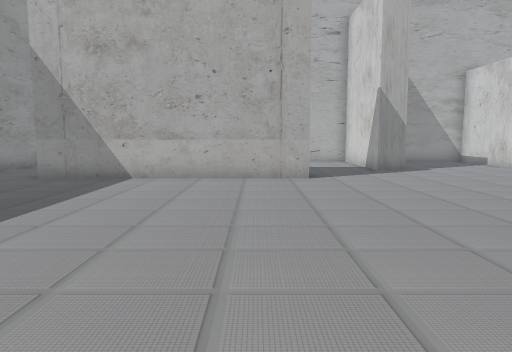
view 1 (above)

16 first-person views from a walk through a scene from a Unity 3-D project. The camera is 1.2 m above the floor, tilts 6° down and sees 70° across. The floor is counted in squares, 1 m on a side. Each view is taken from the middle of a square. On the plan, view 1 faces up. The plan holds only what a view shows up to about 15 squares ahead; the rest is blank. The place goes on beyond the plan.

view 2
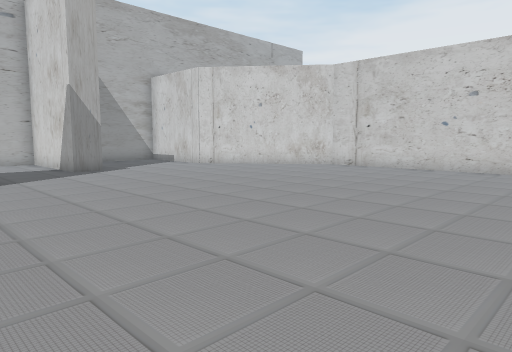

view 3
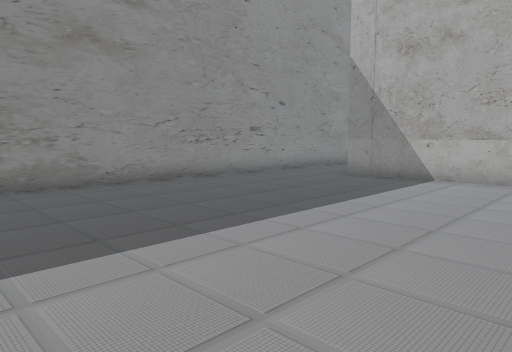

view 4
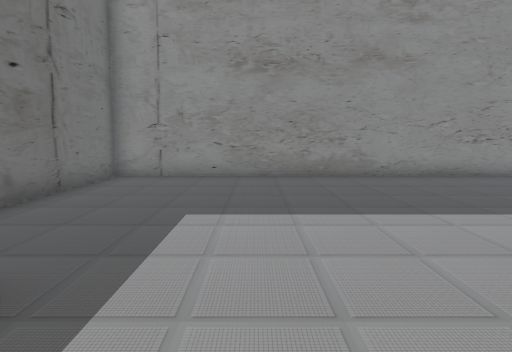

view 5
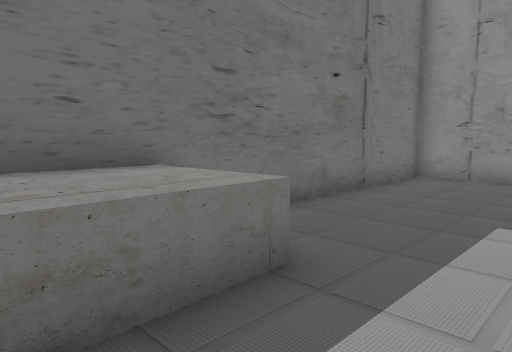

view 6
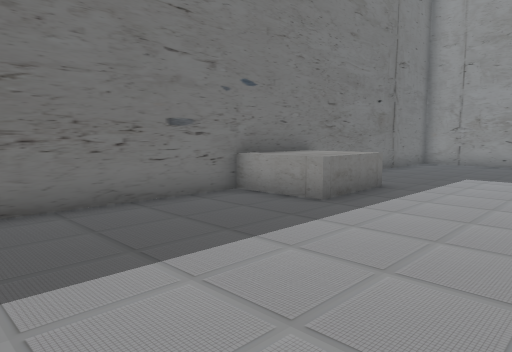

view 7
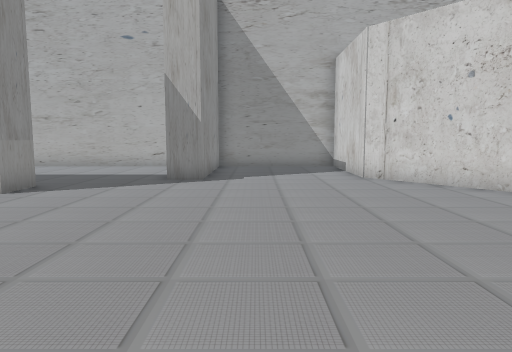

view 8
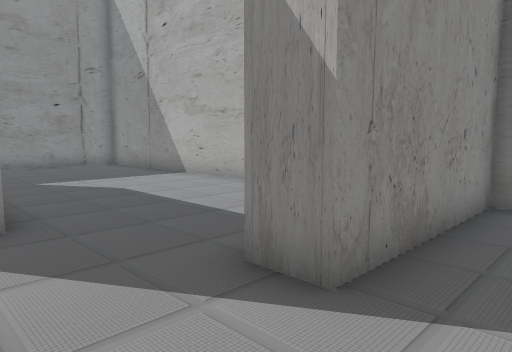

view 9
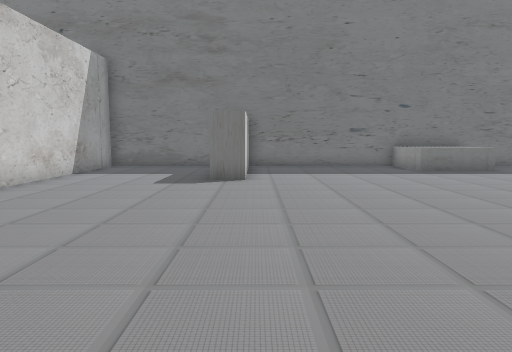

view 10
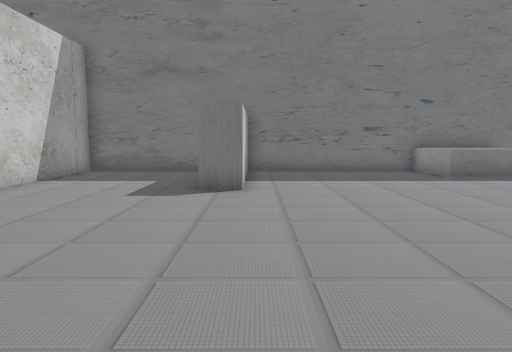

view 11
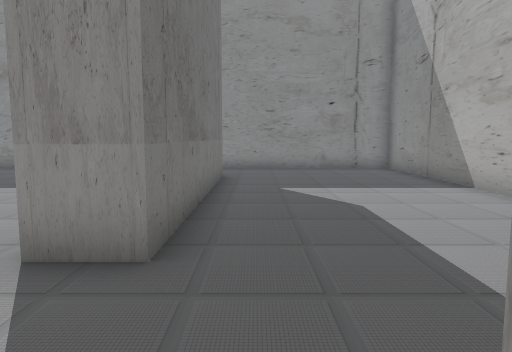

view 12
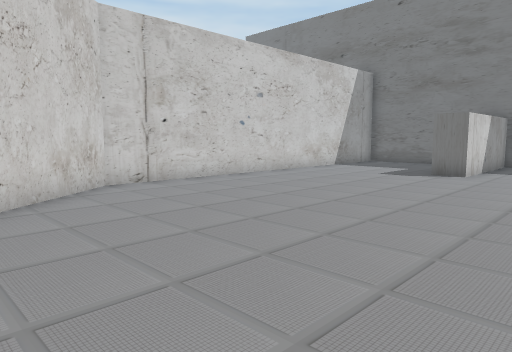

view 13
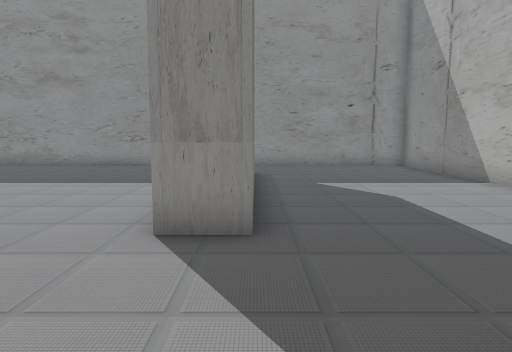

view 14
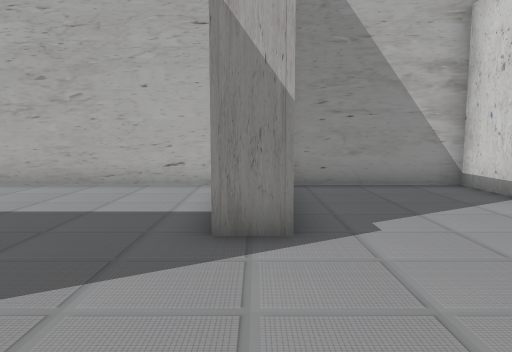

view 15
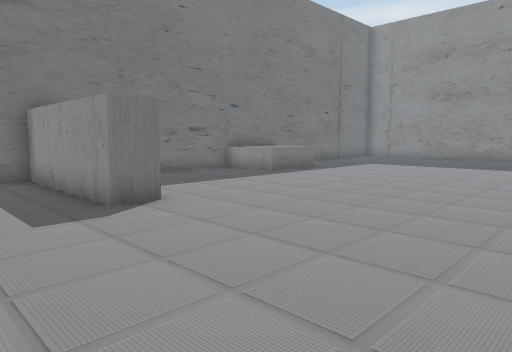

view 16
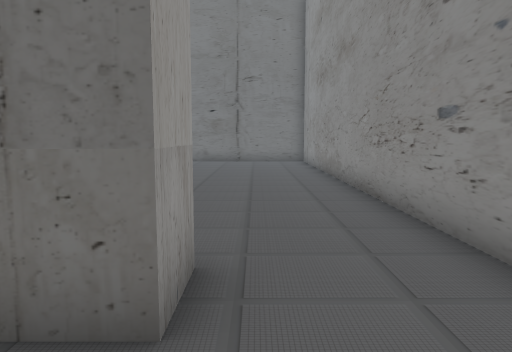

### Floor plan
Points are (right, up) in squares from view 1. A wall is a line through its corners. A room is listed if a view was taken in it or the views show most of it. See-through windows are left out.
Room 1 (views 1, 2, 3, 4, 5, 6, 7, 8, 9, 10, 11, 12, 13, 14, 15, 16)
walls: (1.6, 10.7) (-6.4, 10.7) (-6.4, 12) (1.6, 12) (1.6, 10.7); (3.9, 18.2) (-9.4, 18.2) (-9.4, -4.4) (8.3, -4.4) (8.3, 0.7) (9.3, 0.7) (9.3, -4.4) (14.1, -4.4) (14.1, 9.2) (10.2, 14) (10.2, 18.2) (5.5, 18.2) (5.5, 13.4) (4.5, 13.4) (4.5, 17)
low walls: (-0.7, -2.2) (2.1, -2.1) (2.2, -4.5)

Where each view was taken, in squares from view 1:
view 1: 0 up, 0 right, facing up
view 2: 0 up, 0 right, facing up-right
view 3: 0 up, 0 right, facing up-left
view 4: 0 up, 2 right, facing left
view 5: 0 up, 2 right, facing down-left
view 6: 2 up, 8 right, facing down-left
view 7: 3 up, 7 right, facing up
view 8: 11 up, 7 right, facing up-left
view 9: 11 up, 8 right, facing down
view 10: 9 up, 8 right, facing down
view 11: 13 up, 5 right, facing left
view 12: 13 up, 5 right, facing down-right
view 13: 12 up, 6 right, facing left
view 14: 9 up, 5 right, facing up
view 15: 7 up, 12 right, facing down-left
view 16: 14 up, 7 left, facing down
